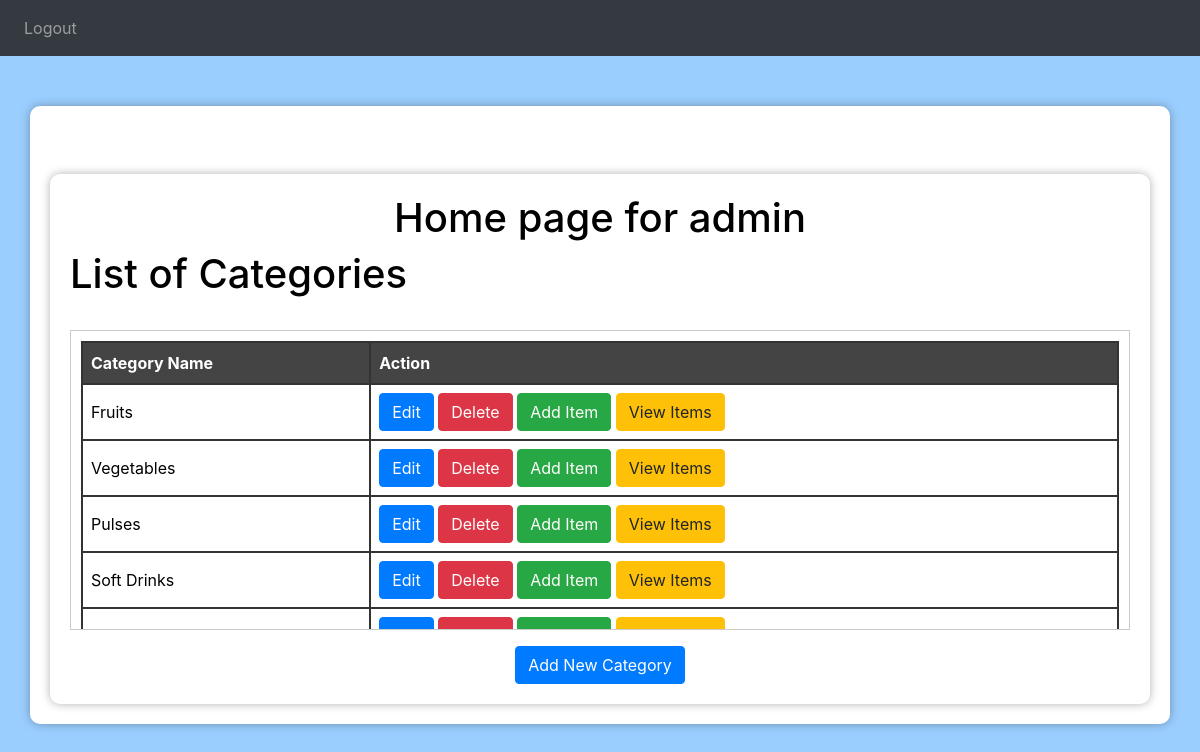
The app's page /adminshowcategories with its own data.
### GroceryWebapp/models.py (models this page shows)
class Categories(db.Model, UserMixin):
    id = db.Column(db.Integer, primary_key=True)  # Primary key for the category
    cat_name = db.Column(db.String(150), unique=True, nullable=False)  # Category name
    products = db.relationship(
        "Products", backref="category"
    )  # Relationship with Products model

### GroceryWebapp/main.py (the view)
@main.route("/adminshowcategories", methods=["GET", "POST"])
def adminshowcategories():
    data = Categories.query.all()
    return render_template("home_admin.html", bool=True, data=data, boolcat=True)

### GroceryWebapp/templates/home_admin.html (shortened to what this page needs)
{% extends "base.html" %}
{% block head %}
{{ super() }}
<link rel="stylesheet" href="{{ url_for('static', filename= 'demo.css') }}">
<link rel="stylesheet" href="{{ url_for('static', filename= 'demo2.css') }}">
{% endblock %}
{% block nav %}
<nav class="navbar navbar-expand-lg navbar-dark bg-dark">
  <div id="navbar">
    <div class="navbar-nav">
      <a class="nav-item nav-link" id="home" href="/">Logout</a>
    </div>
  </div>
</nav>
{% endblock %}
{% block content %}
<div class="container mt-5">
  <h1 class="text-center">Home page for admin</h1>
  {% if bool == True %}
  {% if boolcat == True %}
  <h1>List of Categories</h1>
  <br>
  <div id="table-container">
    <table id="dataTable">
      <tr>
        <th>Category Name</th>
        <th>Action</th>
      </tr>
      {% for row in data %}
        <tr>
          <td>{{ row.cat_name }}</td>
          <td>
            <a href="{{ url_for('main.update_category', categories_id=row.id) }}" class="btn btn-primary">Edit</a>
            <a href="{{ url_for('main.delete_category', categories_id=row.id) }}" class="btn btn-danger">Delete</a>
            <a href="{{ url_for('main.add_item', categories_id=row.id) }}" class="btn btn-success">Add Item</a>
            <a href="{{ url_for('main.view_items', categories_id=row.id,type='1')}}" class="btn btn-warning">View Items</a>
          </td>
        </tr>
      {% endfor %}
    </table>
  </div>
  <form action="/admin-home{{ 'true' if bool1 else 'false' }} " method="post" class="text-center mt-3">
    <button type="submit" class="btn btn-primary">Add New Category</button>
  </form>
  {% endif %}
  {% endif %}
</div>
{% endblock %}

### GroceryWebapp/static/demo2.css (style rules this page uses)
#table-container { border: 1px solid #ccc; padding: 10px; max-height: 300px; overflow-y: scroll; }
table { width: 100%; border-collapse: collapse; }
th, td { padding: 8px; border: 1px solid #ccc; }

### GroceryWebapp/templates/home_admin.html (style rules this page uses)
body { background-color: rgb(154, 206, 254); color: rgb(0, 0, 0); }
.container { margin-top: 50px; padding: 20px; border-radius: 10px; box-shadow: 0 0 10px rgba(0, 0, 0, 0.3); background-color: rgb(255, 255, 255); }
.btn-primary { background-color: #007bff; border-color: #007bff; }
#dataTable { width: 100%; border-collapse: collapse; border: 2px solid #333; }
#dataTable th, #dataTable td { border: 2px solid #333; padding: 8px; text-align: left; }
#dataTable th { background-color: #444; color: white; }
.text-center { text-align: center; }

### records on screen
Categories: cat_name "Fruits"
Categories: cat_name "Vegetables"
Categories: cat_name "Pulses"
Categories: cat_name "Soft Drinks"
